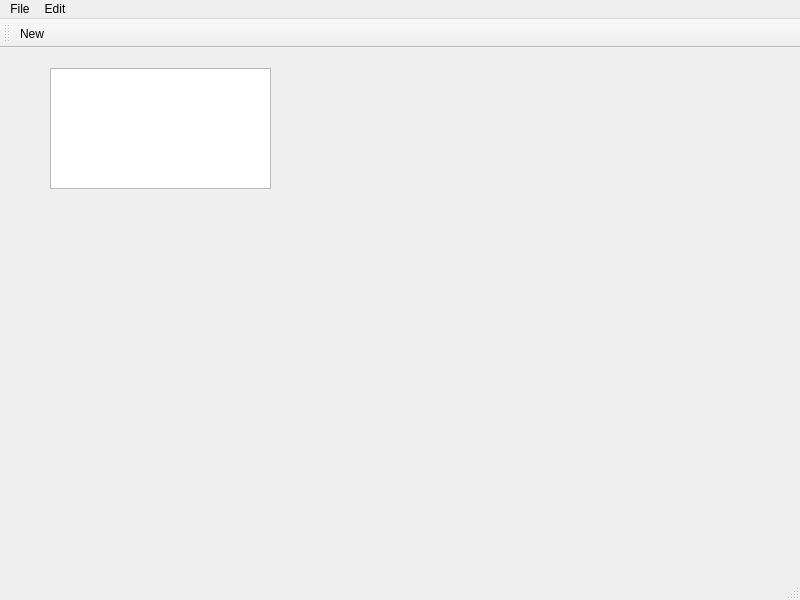
<?xml version="1.0" encoding="UTF-8"?>
<ui version="4.0">
 <class>MainWindow</class>
 <widget class="QMainWindow" name="MainWindow">
  <property name="geometry">
   <rect>
    <x>0</x>
    <y>0</y>
    <width>800</width>
    <height>600</height>
   </rect>
  </property>
  <property name="windowTitle">
   <string>MainWindow</string>
  </property>
  <widget class="QWidget" name="centralwidget">
   <widget class="QWidget" name="verticalLayoutWidget">
    <property name="geometry">
     <rect>
      <x>50</x>
      <y>20</y>
      <width>221</width>
      <height>121</height>
     </rect>
    </property>
    <layout class="QVBoxLayout" name="verticalLayout">
     <item>
      <widget class="QTextEdit" name="textEdit"/>
     </item>
    </layout>
   </widget>
  </widget>
  <widget class="QMenuBar" name="menubar">
   <property name="geometry">
    <rect>
     <x>0</x>
     <y>0</y>
     <width>800</width>
     <height>21</height>
    </rect>
   </property>
   <widget class="QMenu" name="menuFile">
    <property name="title">
     <string>File</string>
    </property>
    <addaction name="actionNew"/>
    <addaction name="actionOpen"/>
    <addaction name="actionSave_As"/>
    <addaction name="actionPrint"/>
    <addaction name="actionExit"/>
   </widget>
   <widget class="QMenu" name="menuEdit">
    <property name="title">
     <string>Edit</string>
    </property>
    <addaction name="actionCopy"/>
    <addaction name="actionPaste"/>
    <addaction name="actionCut"/>
    <addaction name="actionUndo"/>
    <addaction name="actionRedo"/>
   </widget>
   <addaction name="menuFile"/>
   <addaction name="menuEdit"/>
  </widget>
  <widget class="QStatusBar" name="statusbar"/>
  <widget class="QToolBar" name="toolBar">
   <property name="enabled">
    <bool>true</bool>
   </property>
   <property name="windowTitle">
    <string>toolBar</string>
   </property>
   <attribute name="toolBarArea">
    <enum>TopToolBarArea</enum>
   </attribute>
   <attribute name="toolBarBreak">
    <bool>false</bool>
   </attribute>
   <addaction name="actionNew"/>
  </widget>
  <action name="actionNew">
   <property name="icon">
    <iconset resource="Resources.qrc">
     <normaloff>:/images/New.bmp</normaloff>:/images/New.bmp</iconset>
   </property>
   <property name="text">
    <string>New</string>
   </property>
  </action>
  <action name="actionOpen">
   <property name="icon">
    <iconset resource="Resources.qrc">
     <normaloff>:/images/Open.bmp</normaloff>:/images/Open.bmp</iconset>
   </property>
   <property name="text">
    <string>Open</string>
   </property>
  </action>
  <action name="actionSave_As">
   <property name="text">
    <string>Save As</string>
   </property>
  </action>
  <action name="actionPrint">
   <property name="text">
    <string>Print</string>
   </property>
  </action>
  <action name="actionExit">
   <property name="text">
    <string>Exit</string>
   </property>
  </action>
  <action name="actionCopy">
   <property name="text">
    <string>Copy</string>
   </property>
  </action>
  <action name="actionPaste">
   <property name="text">
    <string>Paste</string>
   </property>
  </action>
  <action name="actionCut">
   <property name="text">
    <string>Cut</string>
   </property>
  </action>
  <action name="actionUndo">
   <property name="text">
    <string>Undo</string>
   </property>
  </action>
  <action name="actionRedo">
   <property name="text">
    <string>Redo</string>
   </property>
  </action>
 </widget>
 <resources>
  <include location="Resources.qrc"/>
 </resources>
 <connections/>
</ui>
